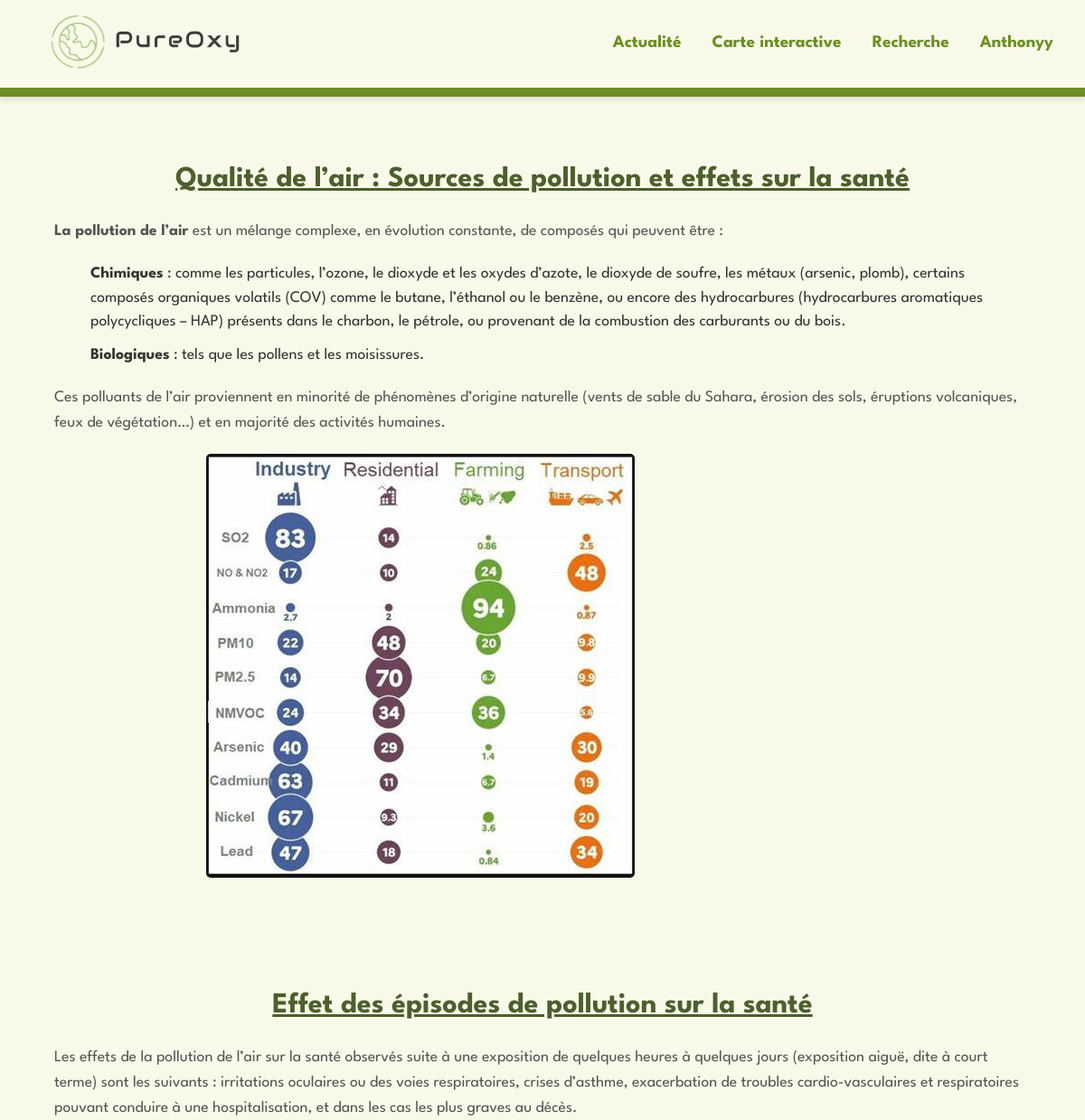
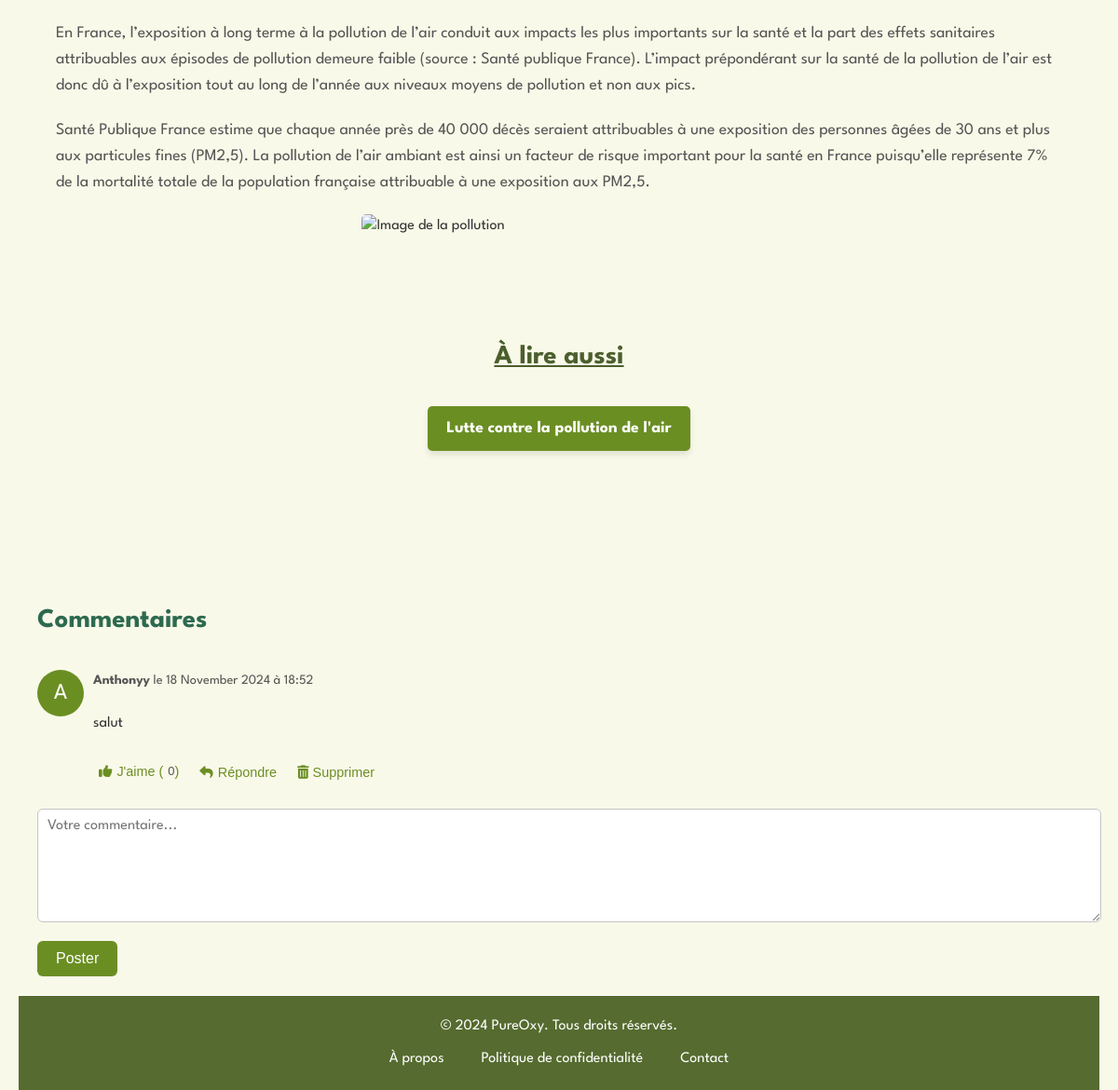
/fonctionnalites/qualite_air.php (signed in), run on the app's committed database (2 pictures, top to bottom).
### tables this page shows
CREATE TABLE IF NOT EXISTS `commentaire` (
  `id` int NOT NULL AUTO_INCREMENT,
  `user_id` int NOT NULL,
  `page` varchar(255) NOT NULL,
  `parent_id` int DEFAULT NULL,
  `content` text NOT NULL,
  `likes` int DEFAULT '0',
  `created_at` datetime DEFAULT CURRENT_TIMESTAMP,
  PRIMARY KEY (`id`),
  KEY `user_id` (`user_id`),
  KEY `parent_id` (`parent_id`)
);

CREATE TABLE IF NOT EXISTS `users` (
  `id` int NOT NULL AUTO_INCREMENT,
  `username` varchar(50) NOT NULL,
  `password` varchar(255) NOT NULL,
  `created_at` timestamp NULL DEFAULT CURRENT_TIMESTAMP,
  `profile_picture` varchar(255) DEFAULT '../images/user.png',
  `email` varchar(255) NOT NULL,
  PRIMARY KEY (`id`),
  UNIQUE KEY `username` (`username`)
);

### fonctionnalites/commentaires.php (the view, shortened to what this page needs)
<?php
require '../bd/bd.php';
if (isset($_GET['ville'])) {
    $ville = $_GET['ville'];
    $page = 'details.php?ville=' . $ville;
} else {
    $page = basename($_SERVER['PHP_SELF']);
}
class Commentaire {
    public function __construct($data) {
        $this->id = $data['id'];
        $this->user_id = $data['user_id'];
        $this->username = $data['username'];
        $this->content = $data['content'];
        $this->likes = $data['likes'];
        $this->created_at = $data['created_at'];
    }
}
function getComments($page, $parent_id = null) {
    global $conn;
    $comments = [];
    $sql = "SELECT c.*, u.username
            FROM commentaire c
            INNER JOIN users u ON c.user_id = u.id
            WHERE c.page = ? AND ";
    if (is_null($parent_id)) {
        $sql .= "c.parent_id IS NULL ";
    } else {
        $sql .= "c.parent_id = ? ";
    }
    $sql .= "ORDER BY c.created_at ASC";
    $stmt = $conn->prepare($sql);
    if (is_null($parent_id)) {
        $stmt->bind_param("s", $page);
    } else {
        $stmt->bind_param("si", $page, $parent_id);
    }
    $stmt->execute();
    $result = $stmt->get_result();
    while ($row = $result->fetch_assoc()) {
        $comment = new Commentaire($row);
        $comment->replies = getComments($page, $comment->id);
        $comments[] = $comment;
    }
    return $comments;
}
function displayComments($comments) {
    global $csrf_token, $conn;
    foreach ($comments as $comment) {
        echo '<li id="comment-' . htmlspecialchars($comment->id, ENT_QUOTES, 'UTF-8') . '">';
        echo '<div class="comment-avatar">' . htmlspecialchars(substr($comment->username, 0, 1), ENT_QUOTES, 'UTF-8') . '</div>';
        echo '<div class="comment-content">';
        echo '<div class="comment-details">';
        $formatted_date = date('d F Y à H:i', strtotime($comment->created_at));
        echo '<strong>' . htmlspecialchars($comment->username, ENT_QUOTES, 'UTF-8') . '</strong> le ' . htmlspecialchars($formatted_date, ENT_QUOTES, 'UTF-8');
        echo '</div>';
        echo '<p>' . nl2br(htmlspecialchars($comment->content, ENT_QUOTES, 'UTF-8')) . '</p>';
        echo '<div class="comment-actions">';
        if (isset($_SESSION['user_id'])) {
            $stmt_like = $conn->prepare("SELECT * FROM likes WHERE user_id = ? AND comment_id = ?");
            $stmt_like->bind_param("ii", $_SESSION['user_id'], $comment->id);
            $stmt_like->execute();
            $result_like = $stmt_like->get_result();
            if ($result_like->num_rows == 0) {
                echo '<form method="post" class="like-form" data-comment-id="' . htmlspecialchars($comment->id, ENT_QUOTES, 'UTF-8') . '">';
                echo '<button type="submit"><i class="fas fa-thumbs-up"></i> J\'aime (<span class="like-count">' . htmlspecialchars($comment->likes, ENT_QUOTES, 'UTF-8') . '</span>)</button>';
                echo '</form>';
            }
            echo '<button class="reply-button" data-comment-id="' . htmlspecialchars($comment->id, ENT_QUOTES, 'UTF-8') . '"><i class="fas fa-reply"></i> Répondre</button>';
            if ($comment->user_id == $_SESSION['user_id']) {
                echo '<button class="delete-comment-button" data-comment-id="' . htmlspecialchars($comment->id, ENT_QUOTES, 'UTF-8') . '"><i class="fas fa-trash-alt"></i> Supprimer</button>';
            }
        } else {
            echo '<p><a href="../pages/compte.php">Connectez-vous</a> pour interagir.</p>';
        }
        echo '</div>';
        echo '</div>';
        echo '</li>';
    }
}
?>
<div class="comment-section">
    <h3>Commentaires</h3>
    <?php
    $comments = getComments($page);
    if (!empty($comments)) {
        echo '<ul class="comments">';
        displayComments($comments);
        echo '</ul>';
    } else {
        echo '<p>Soyez le premier à commenter cette page !</p>';
    }
    if (isset($_SESSION['user_id'])) {
        echo '<form method="post" class="comment-form" id="comment-form">';
        echo '<textarea name="content" placeholder="Votre commentaire..." required></textarea>';
        echo '<button type="submit" name="add_comment">Poster</button>';
        echo '</form>';
    }
    ?>
</div>

### styles/base.css (style rules this page uses)
body { font-family: 'League Spartan', sans-serif; background-color: #f9f9e9; color: #7A8B6B; margin: 0; padding: 0; line-height: 1.6; font-size: 16px; }
html, body { height: 100%; margin: 0; }
ul, li { list-style: none; }

### styles/includes.css (style rules this page uses)
body, html { min-height: 100%; display: flex; flex-direction: column; }

### styles/commentaire.css (style rules this page uses)
.comment-section { font-family: "League Spartan", sans-serif; margin-top: 40px; padding: 20px; border-radius: 8px; }
.comment-section h3 { font-family: "League Spartan", sans-serif; font-size: 1.8em; margin-bottom: 20px; color: #2d6a4f; }
.comments, .replies { list-style: none; padding: 0; }
.comments li, .replies li { border-bottom: 1px solid #ccc; padding: 10px 0; position: relative; }
.comments li:last-child, .replies li:last-child { border-bottom: none; }
.comment-content { margin-left: 60px; border-radius: 2px; }
.comment-avatar { position: absolute; left: 0; top: 10px; width: 50px; height: 50px; border-radius: 25px; background-color: #6b8e23; text-align: center; line-height: 50px; color: #fff; font-size: 1.5em; }
.comment-details { margin-bottom: 5px; font-size: 0.9em; color: #555; }
.comment-form textarea { width: 100%; height: 100px; margin-bottom: 10px; border: 1px solid #c4c4c4; border-radius: 6px; padding: 10px; font-size: 1em; font-family: 'League Spartan', sans-serif; }
.like-count { margin-left: 5px; font-size: 0.9em; color: #555; }
.comment-content { display: flex; flex-direction: column; gap: 1px; }

### styles/boutons.css (style rules this page uses)
.comment-actions { margin-top: 10px; display: flex; align-items: center; gap: 10px; }
.comment-actions button { background: none; border: none; color: #6b8e23; cursor: pointer; font-size: 0.9em; }
.reply-button, .like-form button { display: inline-flex; align-items: center; }
.reply-button i, .like-form button i { margin-right: 5px; }
.comment-form button { background-color: #6b8e23; color: #fff; padding: 10px 20px; border: none; border-radius: 6px; cursor: pointer; font-size: 1em; }

### data on the page
commentaire: user.username "A", user.username "Anthonyy", created_at "18 November 2024 à 18:52", content "salut", likes "0"

### other printed values
$_SESSION['username'] "Anthonyy"
